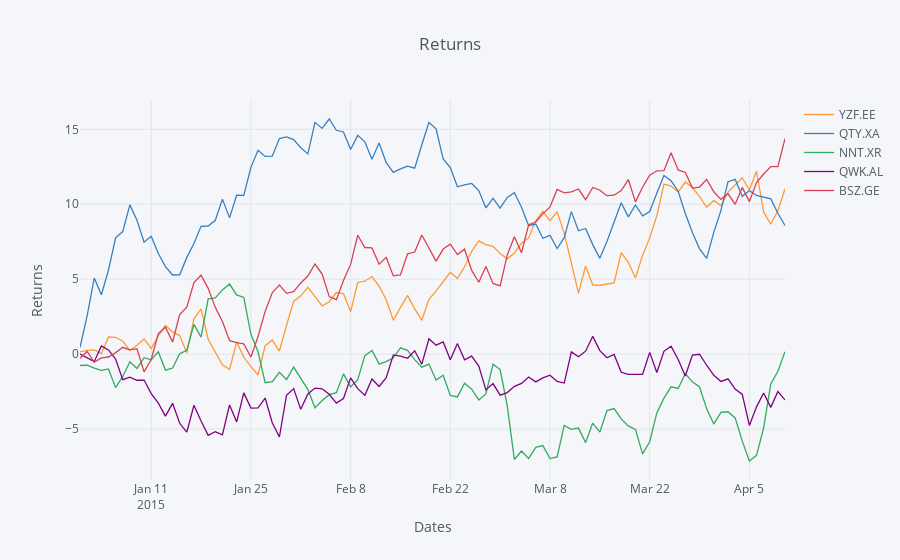

The cell this chart's notebook holds for it:
### Markdown cell above
#### Plotting Offline with Cufflinks

### Code cell
import cufflinks as cf
iplot(cf.datagen.lines().iplot(asFigure=True,
                               kind='scatter',xTitle='Dates',yTitle='Returns',title='Returns'))
